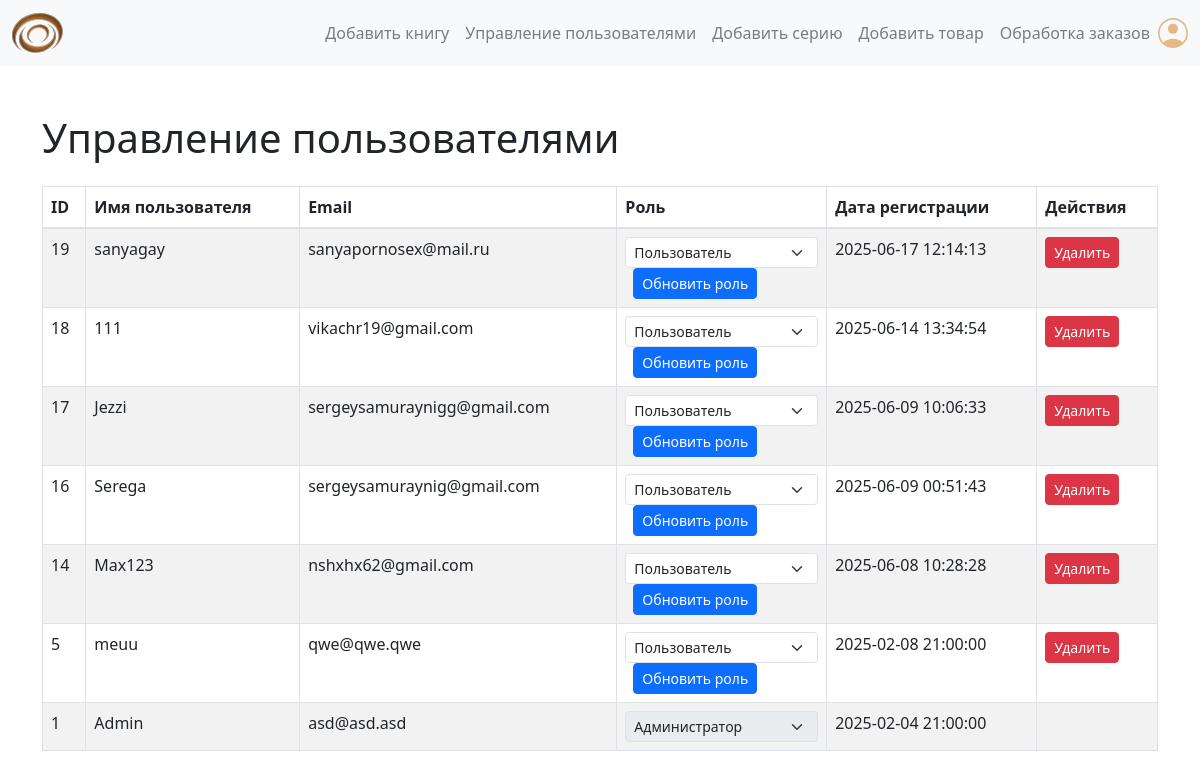
/users.php (signed in), run on the app's committed database.
### tables this page shows
CREATE TABLE `users` (
  `id` int NOT NULL,
  `created_at` timestamp NOT NULL DEFAULT CURRENT_TIMESTAMP,
  `name` varchar(100) NOT NULL,
  `email` varchar(100) NOT NULL,
  `description` text,
  `date_birthday` varchar(20) DEFAULT NULL,
  `password` varchar(100) NOT NULL,
  `img_url` text,
  `background_img_url` varchar(255) DEFAULT NULL,
  `role` enum('user','admin') NOT NULL DEFAULT 'user'
);

### users.php (the view, shortened to what this page needs)
<?php
require_once 'config.php';
$userId = $_SESSION['user_id'];
$sqlUsers = "SELECT id, name, email, role, created_at FROM users ORDER BY created_at DESC";
$result = $conn->query($sqlUsers);
$users = [];
if ($result) {
    while ($row = $result->fetch_assoc()) {
        $users[] = $row;
    }
}
?>
<!DOCTYPE html>
<html lang="ru">
<head>
    <link rel="stylesheet" href="https://maxcdn.bootstrapcdn.com/bootstrap/4.0.0/css/bootstrap.min.css">
    <link href="https://cdn.jsdelivr.net/npm/bootstrap@5.3.0-alpha1/dist/css/bootstrap.min.css" rel="stylesheet">
</head>
<body>
    <header>
        <nav class="navbar navbar-expand-lg navbar-light bg-light">
            <div class="container-fluid">
                <a class="navbar-brand" href="./index.php"><img src="./image/logo.svg" alt="логотип сайта" height="40"></a>
                <ul class="navbar-nav ms-auto mb-2 mb-lg-0">
                    <li class="nav-item">
                        <a class="nav-link" href="add-books.php">Добавить книгу</a>
                    </li>
                    <li class="nav-item">
                        <a class="nav-link" href="users.php">Управление пользователями</a>
                    </li>
                    <li class="nav-item">
                        <a class="nav-link" href="add-story.php">Добавить серию</a>
                    </li>
                    <li class="nav-item">
                        <a class="nav-link" href="add_product.php">Добавить товар</a>
                    </li>
                    <li class="nav-item">
                        <a class="nav-link" href="add-orders.php">Обработка заказов</a>
                    </li>
                </ul>
                <div class="account">
                    <a href="./account.php"><img src="./image/account.svg" alt="аккаунт" height="30"></a>
                </div>
            </div>
        </nav>
    </header>
    <main class="container mt-5">
        <h1 class="mb-4">Управление пользователями</h1>
        <section class="users-section">
            <table class="table table-bordered table-striped align-middle">
                <thead>
                    <tr>
                        <th>ID</th>
                        <th>Имя пользователя</th>
                        <th>Email</th>
                        <th>Роль</th>
                        <th>Дата регистрации</th>
                        <th>Действия</th>
                    </tr>
                </thead>
                <tbody>
                    <?php foreach ($users as $user): ?>
                        <tr>
                            <td><?= htmlspecialchars($user['id']) ?></td>
                            <td><?= htmlspecialchars($user['name']) ?></td>
                            <td><?= htmlspecialchars($user['email']) ?></td>
                            <td>
                                <form method="POST" class="d-inline">
                                    <select name="new_role" class="form-select form-select-sm"
                                            <?= $user['id'] == $userId ? 'disabled' : '' ?>>
                                        <option value="user" <?= $user['role'] === 'user' ? 'selected' : '' ?>>Пользователь</option>
                                        <option value="admin" <?= $user['role'] === 'admin' ? 'selected' : '' ?>>Администратор</option>
                                    </select>
                                    <?php if ($user['id'] != $userId): ?>
                                        <button type="submit" name="update_role" class="btn btn-primary btn-sm ms-2">
                                            Обновить роль
                                        </button>
                                    <?php endif; ?>
                                </form>
                            </td>
                            <td><?= htmlspecialchars($user['created_at']) ?></td>
                            <td>
                                <?php if ($user['id'] != $userId): ?>
                                    <form method="POST" class="d-inline" onsubmit="return confirm('Вы уверены, что хотите удалить этого пользователя?');">
                                        <button type="submit" name="delete_user" class="btn btn-danger btn-sm">
                                            Удалить
                                        </button>
                                    </form>
                                <?php endif; ?>
                            </td>
                        </tr>
                    <?php endforeach; ?>
                </tbody>
            </table>
        </section>
    </main>
</body>
</html>

### data on the page
users: id "19", name "sanyagay", email "sanyapornosex@mail.ru", new_role "Пользователь", shows "Обновить роль", created_at "2025-06-17 12:14:13"
users: id "18", name "111", email "vikachr19@gmail.com", new_role "Пользователь", shows "Обновить роль", created_at "2025-06-14 13:34:54"
users: id "17", name "Jezzi", email "sergeysamuraynigg@gmail.com", new_role "Пользователь", shows "Обновить роль", created_at "2025-06-09 10:06:33"
users: id "16", name "Serega", email "sergeysamuraynig@gmail.com", new_role "Пользователь", shows "Обновить роль", created_at "2025-06-09 00:51:43"
users: id "14", name "Max123", email "nshxhx62@gmail.com", new_role "Пользователь", shows "Обновить роль", created_at "2025-06-08 10:28:28"
users: id "5", name "meuu", email "qwe@qwe.qwe", new_role "Пользователь", shows "Обновить роль", created_at "2025-02-08 21:00:00"
users: id "1", name "Admin", email "asd@asd.asd", new_role "Администратор", created_at "2025-02-04 21:00:00"
